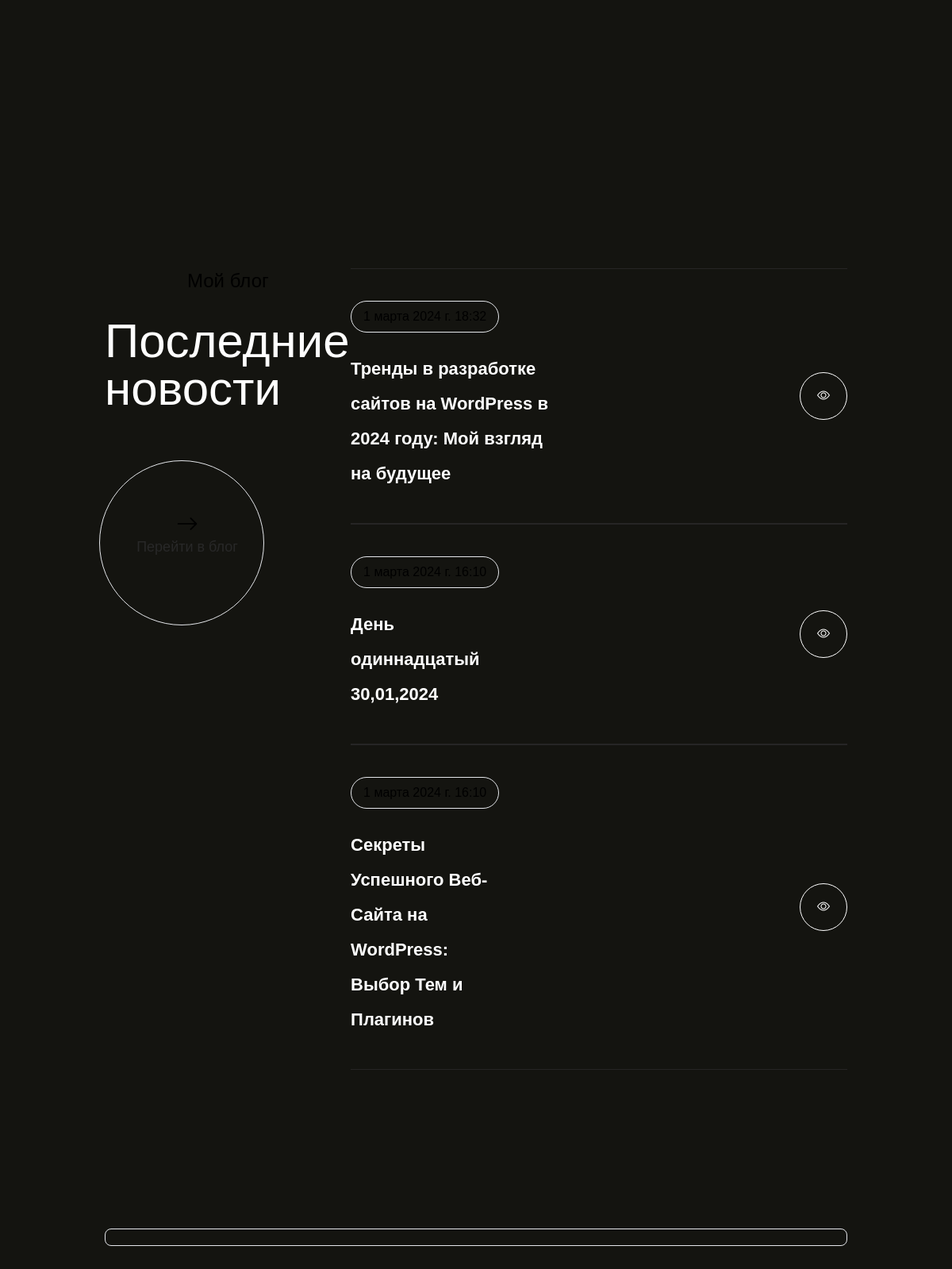
Before: / (middle part) with the older database file.
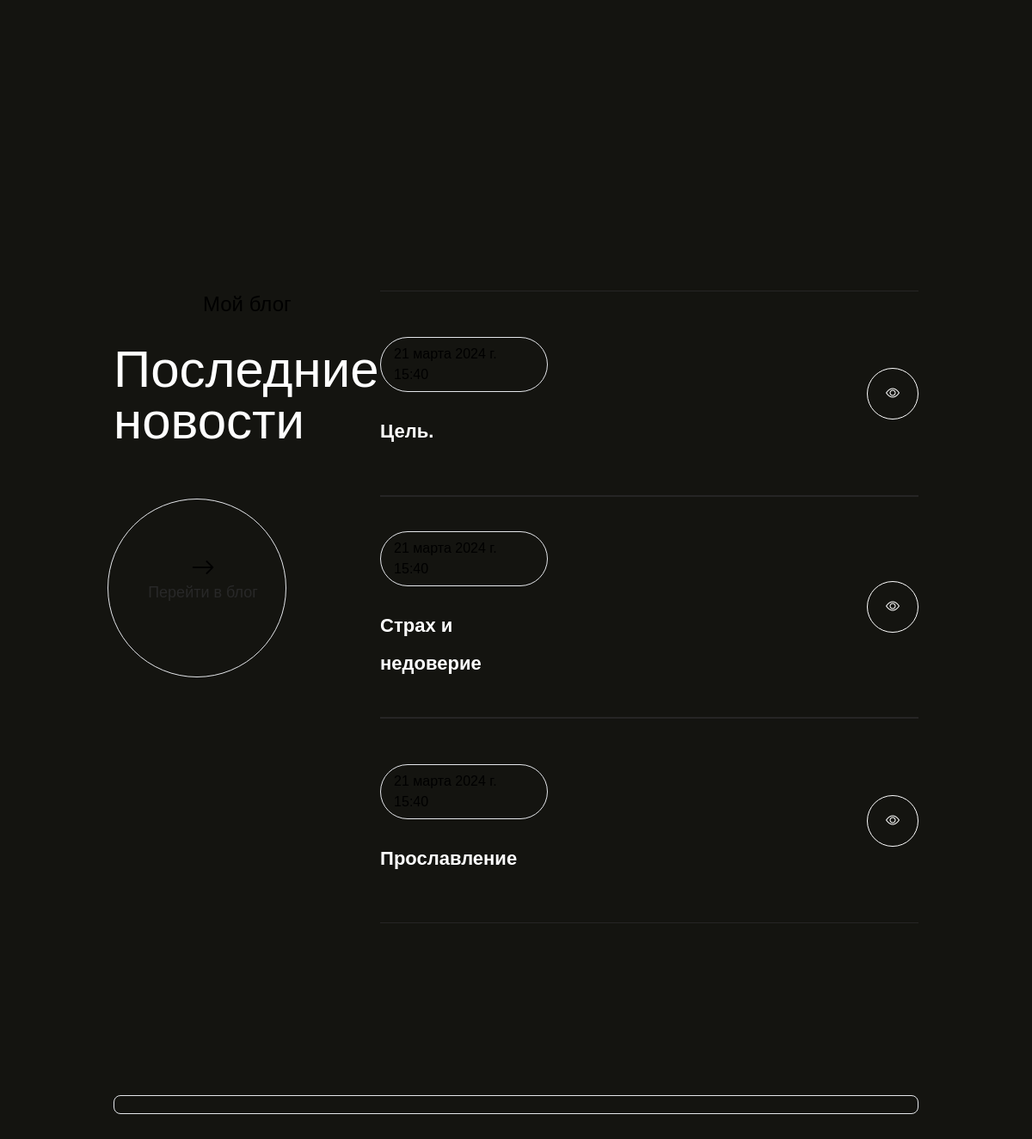
After: the same page with the newer database file.
### news/models.py (models this page shows, shortened)
class News(models.Model):
    title = models.CharField('Название', max_length=100)
    slug = models.SlugField('Ссылка', max_length=250, blank=True)
    excerpt = models.CharField('Анонс', max_length=255, blank=True, null=True)
    ip = models.GenericIPAddressField('IP адрес публикации', default='192.168.133.203')
    author = models.ForeignKey(
        User,
        on_delete=models.SET_NULL,
        null=True,
        default=1)
    date = models.DateTimeField(default=timezone.now)
    tags = models.ManyToManyField(
        'Tag',
        verbose_name='Теги')
    category = models.ForeignKey(
        'Category',
        verbose_name='Категория',
        on_delete=models.SET_NULL,
        null=True,
        blank=True)
    text_blocks = RichTextField(
        'Текстовые блоки',
        blank=True,
        null=True)
    text_img = models.ImageField(
        'Главное изображение записи',
        upload_to='news_images/',
        default='default/bblog1.png')
    class Meta:
        verbose_name = 'Запись блога'
        verbose_name_plural = 'Записи блога'

### main/views.py (the view)
# urls.py: path('', views.index, name='home',),
def index(request):
    all_reviews = reviews.objects.all()
    hiro_block = hiroBlock.objects.last()
    contact_info = ContactInfo.objects.first()
    social_links = socialLinks.objects.all()
    one_services = oneServices.objects.all()
    our_Awards = ourAwards.objects.all()
    gallery_logo = galleryHomePage.objects.all()
    work_stepsOneSteps = OneStepHomePage.objects.all()
    work_steps = WorkStepsHomePage.objects.last()
    all_news = News.objects.order_by('-date')[:6]
    works_list = works.objects.all()
    return render(
	    request,
	    'main/home.html',
	    {'all_reviews': all_reviews,
         'all_news': all_news,
         "hiro_block": hiro_block,
         "contact_info": contact_info,
         "social_links": social_links,
         "gallery_logo": gallery_logo,
         "our_Awards": our_Awards,
         "work_steps": work_steps,
         "work_stepsOneSteps": work_stepsOneSteps,
         "one_services": one_services,
         "works_list": works_list,
         }
    )

### about/models.py (called while the page is built)
	def formatted_phone(self):
		phone_str = str(self.phone)
		digits = ''.join(filter(str.isdigit, phone_str))
		formatted_phone = '+7 ({}) {}-{}-{}'.format(
			digits[:3], digits[3:6], digits[6:8], digits[8:])
		return formatted_phone

### main/templates/main/home.html (shortened to what this page needs)
{% load static %}
{% include "main/header.html" %}
    <section class="bg-common_bg bg-center bg-no-repeat bg-cover rounded-[10px] overflow-hidden pt_120 pb_120">
      <div class="xl:max-w-[1350px] lg:max-w-[960px] md:max-w-2xl sm:max-w-xl xl mx-auto px-3">
        <div class="grid lg:grid-cols-3 md:grid-cols-2 grid-cols-1 gap-7">
        </div>
      </div>
    </section>
    {% if all_news %}
    <section class="bg-common_bg bg-no-repeat bg-cover bg-center overflow-hidden pt_120 pb_120" id="blog">
      <div class="xl:max-w-[1350px] lg:max-w-[960px] md:max-w-2xl sm:max-w-xl xl mx-auto px-3">
        <div class="grid xl:grid-cols-[33%_auto] lg:grid-cols-[28%_auto] grid-cols-1 gap-12">
          <div>
            <div class="pb-[50px]">
              <span class="text-2xl font-caveat text-clr_base relative flex items-center sm:gap-6 gap-[14px] mx-auto mb-[30px]" data-aos="fade-down" data-aos-duration="1000">
                <span class="sm:w-20 w-[50px] h-[1px] bg-clr_base"></span>Мой блог</span>
              <h2 class="font-medium lg:text-6xl md:text-5xl sm:text-4xl text-[29px] text-white max-w-[620px]" data-aos="fade-down" data-aos-duration="1600">
                Последние новости
              </h2>
            </div>
            <div>
              <a href="{{ news.urls }}" class="md:w-52 md:h-52 w-32 h-32 bg-clr_base rounded-full flex justify-center items-center text-center relative before:w-full before:h-full before:rounded-full before:border before:border-clr_base before:content-[''] before:absolute before:top-[10px] before:-left-[7px] before:duration-500 hover:before:-top-[10px]" data-aos="zoom-out-down" data-aos-duration="2000">
                <span class="relative z-10">
                  <i class="bi-arrow-right mb-[1px] md:text-[28px] text-base text-center flex justify-center text-clr_title transition-all"></i>
                  <span class="text-[#282828] md:text-lg text-sm font-medium leading-[30px] transition-all">Перейти в блог</span>
                </span>
              </a>
            </div>
          </div>
          <div>
            {% for news_post in all_news|slice:":3" %}
            <div>
              <div class="flex sm:flex-row flex-col justify-between items-center gap-4 lg:pb-10 pb-[30px] lg:pt-10 pt-[30px] group duration-500 border-b border-b-[rgb(38_37_37)] hover:border-b-clr_base hover:first:border-t-clr_base first:border-t first:border-t-[rgb(38_37_37)]" data-aos="fade-up" data-aos-duration="1000">
                <div class="shrink basis-4/5 flex md:flex-row flex-col justify-between md:items-center sm:items-start items-center gap-4">
                  <div class="shrink basis-1/2">
                    <div class="cont">
                      <span class="dates text-clr_pra text-base border border-clr_cusborder rounded-[100px] py-[7px] px-[15px] sm:mb-6 mb-[18px] inline-block">
                        {{ news_post.date }}
                      </span>
                      <h3 class="xl:text-3xl sm:text-[22px] text-xl text-white sm:leading-[44px] leading-8 font-semibold">
                        <a href="{% url 'news-details' news_post.pk %}" class="text-white duration-500 group-hover:text-clr_base">{{ news_post.title }}</a>
                      </h3>
                    </div>
                  </div>
                </div>
                <a href="{% url 'news-details' news_post.pk %}" class="w-[60px] h-[60px] flex justify-center items-center bg-none rounded-full border border-white duration-500 group-hover:border-clr_base">
                  <i class="bi bi-eye text-white duration-500 group-hover:text-clr_base"></i>
                </a>
              </div>
            </div>
            {% endfor %}
          </div>
        </div>
      </div>
    </section>
    {% endif %}
{% include "main/footer.html" %}

### main/templates/main/header.html (shortened to what this page needs)
{% load static %}
<!DOCTYPE html>
<html>
  <head>
    <script src="https://cdn.tailwindcss.com"></script>
    <script src="{% static 'main/assets/js/tailwindCongfig.js' %}"></script>
    <link rel="stylesheet" href="{% static 'main/assets/css/magnific-popup.css' %}" />
    <link rel="stylesheet" href="{% static 'main/assets/css/swiper-bundle.min.css' %}" />
    <link rel="stylesheet" href="{% static 'main/assets/css/aos.css' %}" />
    <link rel="stylesheet" href="https://cdn.jsdelivr.net/npm/bootstrap-icons@1.10.2/font/bootstrap-icons.css" rossorigin="anonymous"/>
    <link href="{% static 'main/assets/css/style.css' %}" rel="stylesheet" />
  </head>
  <body>

### main/templates/main/footer.html (shortened to what this page needs)
{% load static %}
<footer>
      <div class="xl:max-w-[1350px] lg:max-w-[960px] md:max-w-2xl sm:max-w-xl xl mx-auto px-3">
        <div class="pt_120 pb-[120px]">
          <div class="fl text-[10.5vw] uppercase font-medium leading-none w-full xl:mb-[60px] sm:mb-10 mb-5 border border-clr_cusborder rounded-lg text-center p-[10px] text-white" data-aos="fade-up" data-aos-duration="1000">
          </div>
        </div>
      </div>
    </footer>
  </body>
</html>

### static/main/assets/css/style.css (style rules this page uses)
* { scroll-behavior: smooth; }
body { font-family: "Kanit", sans-serif; background-color: #141410; }
.pt_120 { padding-top: 120px; }
.pb_120 { padding-bottom: 120px; }
@media (max-width: 1280px) { .pt_120 { padding-top: 100px; } }
@media (max-width: 1280px) { .pb_120 { padding-bottom: 100px; } }

Changed rows visible on the page:
no longer on this page (row unchanged): News: date "1 марта 2024 г. 18:32", title "Тренды в разработке сайтов на WordPress в 2024 году: Мой взгляд на будущее"
no longer on this page (row unchanged): News: date "1 марта 2024 г. 16:10", title "День одиннадцатый 30,01,2024"
no longer on this page (row unchanged): News: date "1 марта 2024 г. 16:10", title "Секреты Успешного Веб-Сайта на WordPress: Выбор Тем и Плагинов"
added News: date "21 марта 2024 г. 15:40", title "Цель."
added News: date "21 марта 2024 г. 15:40", title "Страх и недоверие"
added News: date "21 марта 2024 г. 15:40", title "Прославление"
